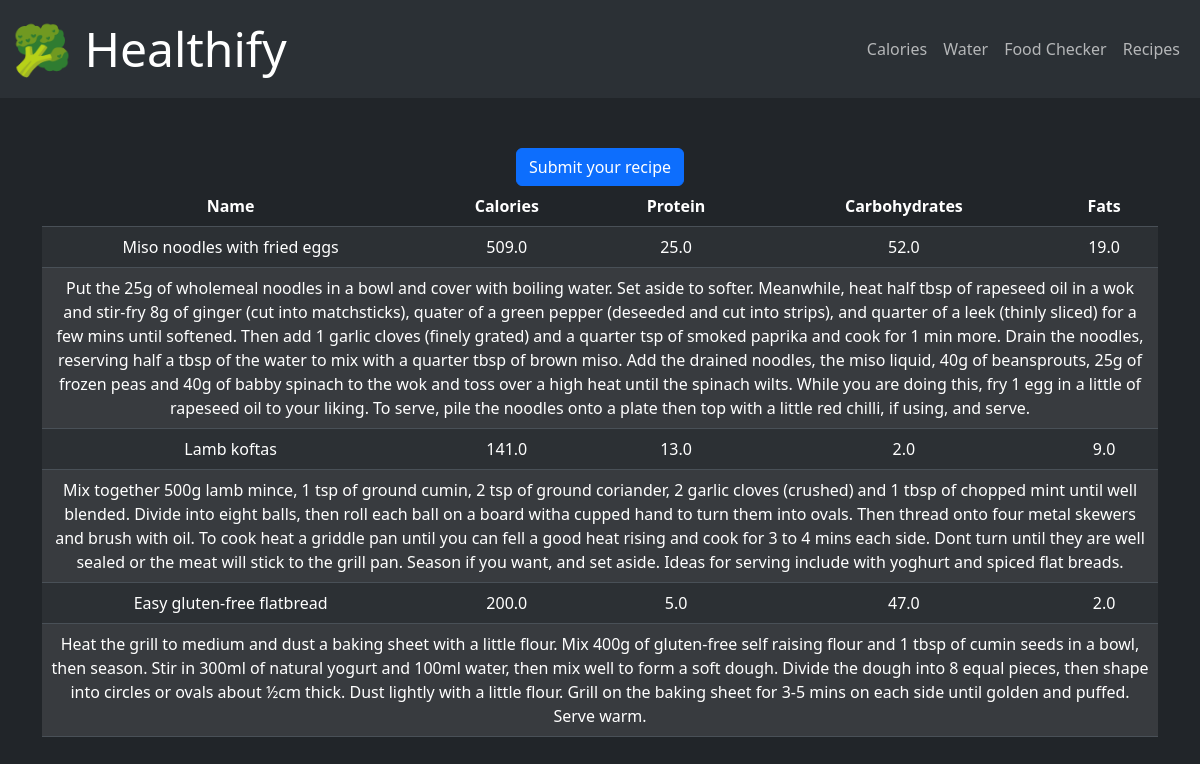
Page /recipes on the committed database.
### tables this page shows
CREATE TABLE recipes (
                      id INTERGER,
                      name TEXT NOT NULL,
                      calories REAL NOT NULL,
                      protein REAL NOT NULL,
                      carbs REAL NOT NULL,
                      fats REAL NOT NULL,
                      instructs TEXT NOT NULL,
                      PRIMARY KEY(id)
                    );

### app.py (the view)
@app.route("/recipes")
def recipes():
    recipes = recipedb.execute(
        "SELECT * FROM recipes"
    )
    return render_template("recipes.html", recipes=recipes)

### templates/recipes.html (shortened to what this page needs)
{% extends "layout.html" %}
{% block main %}
    <div class="button">
        <nav class="d-grid gap-2 d-md-block">
            <a href="/submit" class="btn btn-primary">Submit your recipe</a>
        </nav>
    </div>
    <table class="table table-striped table-hover" id="recipetable">
        <thead>
            <tr>
                <th class="text-top">Name</th>
                <th class="text-top">Calories</th>
                <th class="text-top">Protein</th>
                <th class="text-top">Carbohydrates</th>
                <th class="text-top">Fats</th>
            </tr>
        </thead>
        <tbody>
            {% for recipes in recipes %}
                <tr>
                    <td class="text-table">{{ recipes.name }}</td>
                    <td class="text-table">{{ recipes.calories }}</td>
                    <td class="text-table">{{ recipes.protein }}</td>
                    <td class="text-table">{{ recipes.carbs }}</td>
                    <td class="text-table">{{ recipes.fats }}</td>
                </tr>
                <tr>
                    <td colspan="5" class="table-active">{{ recipes.instructs }}</td>
                </tr>
            {% endfor %}
        </tbody>
    </table>
{% endblock %}

### templates/layout.html (shortened to what this page needs)
<!DOCTYPE html>
<html lang="en" data-bs-theme="dark">
    <head>
        {% block head %}
            <link href="https://cdn.jsdelivr.net/npm/bootstrap@5.3.2/dist/css/bootstrap.min.css" rel="stylesheet">
            <link href="/static/styles.css" rel="stylesheet">
            </head>
            <body>
                {% block body %}
                    <nav class="navbar navbar-expand-lg bg-body-tertiary">
                        <div class="container-fluid">
                            <a class="navbar-brand" href="/">&#129382 Healthify</a>
                            <div class="collapse navbar-collapse flex-row-reverse" id="navbar">
                                <ul class="navbar-nav">
                                    <li class="nav-item"><a class="nav-link" href="/calories">Calories</a></li>
                                    <li class="nav-item"><a class="nav-link" href="/water">Water</a></li>
                                    <li class="nav-item"><a class="nav-link" href="/food">Food Checker</a></li>
                                    <li class="nav-item"><a class="nav-link" href="/recipes">Recipes</a></li>
                                </ul>
                            </div>
                        </div>
                    </nav>
                {% endblock %}
            </body>
        {% endblock %}
        {% with messages = get_flashed_messages() %}
            <header class="alert">
            </header>
        {% endwith %}
        <main class="container text-center">
            {% block main %}{% endblock %}
        </main>
    </html>

### static/styles.css (style rules this page uses)
nav .navbar-brand { font-size: xxx-large; }

### rows in the picture
recipes: name "Easy gluten-free flatbread", calories "200.0", protein "5.0", carbs "47.0", fats "2.0", instructs "Heat the grill to medium and dust a baking sheet with a little flour. Mix 400g of gluten-free self raising flour and 1 tbsp of cumin seeds in a bowl, then season. Stir in 300ml of natural yogurt and 100ml water, then mix well to form a soft dough. Divide the dough into 8 equal pieces, then shape into circles or ovals about ½cm thick. Dust lightly with a little flour. Grill on the baking sheet for 3-5 mins on each side until golden and puffed. Serve warm."

### other values in the picture
{{ recipes.name }} "Miso noodles with fried eggs" "Lamb koftas"
{{ recipes.calories }} "509.0" "141.0"
{{ recipes.protein }} "25.0" "13.0"
{{ recipes.carbs }} "52.0" "2.0"
{{ recipes.fats }} "19.0" "9.0"
